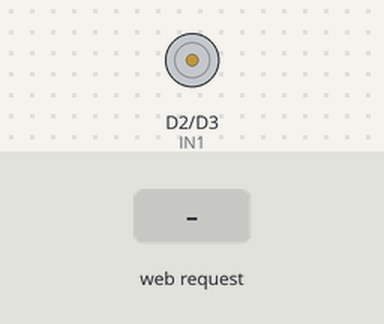
Recording of a sketch running on a simulated ESP8266 (NodeMCU). Parts: motor-driver pin pairs drawn as motors (green arrow = first pin HIGH = forward, orange = second pin HIGH = backward, longer = more drive, scaled by the enable pin). The test bench sets the inputs (shaded band). WiFi joins after 1.5 s; servers stay silent unless stated; what the sketch prints to the serial monitor is not drawn.

Above: at 0.1 s.
At 2.7 s:
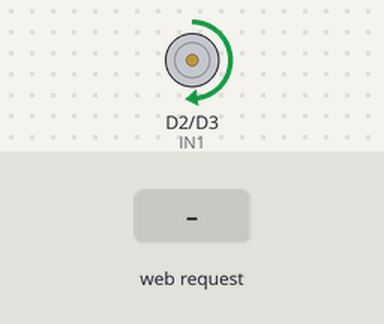
Timing chart, 0 to 1.6 s (numbered marks = the images above; inputs shaded):
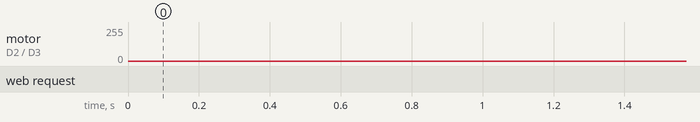

The sketch:

ESP-8266_lineSensor-DC.ino
```cpp
#include <ESP8266WiFi.h>
#include <ESP8266WebServer.h>
#include "lineSensor_DC.h"

ESP8266WebServer server(80);

int linePin = D4;

#define maxSpeed  255
#define minSpeed  0
int step = 10;
int ENA = D1;
int IN1 = D2;
int IN2 = D3;

#define TENWIFI "Huu Chin"
#define PASSWIFI "9999@9999"

void connection() {
  String s = MAIN_page;
  server.send(200, "text/html", s);
}

void setup() {
  Serial.begin(9600);
  pinMode(ENA, OUTPUT);
  pinMode(IN1, OUTPUT);
  pinMode(IN2, OUTPUT);

  WiFi.begin(TENWIFI, PASSWIFI);
  Serial.print("\n Đang thử kết nối");
  while (WiFi.status() != WL_CONNECTED) {
    delay (500);
    Serial.print(".");
  }
  Serial.print("\n Kết nối thanh công. IP address: ");
  Serial.println(WiFi.localIP());
  server.begin(); // Khởi động server.
  Serial.print("Server đã khởi động.");

  server.on("/", connection);
  server.on("/readSerial", handleReadSerial);
  server.on("/DCforward", handleDCforward);
  server.on("/DCbackward", handleDCbackward);
  server.on("/DCspeedup", handleDCspeedUp);
  server.on("/DCspeeddown", handleDCspeedDown);
  server.begin();
}

// ---------handle action------------------
void handleReadSerial() {
  // Gửi giá trị cảm biến về client
  float line = digitalRead(linePin);

  if (line == 0) {
    server.send(200, "text/plain", "Đang ở line sáng");
  }
  else {
    server.send(200, "text/plain", "Đang ở line tối");
  }
}

bool DCdirection = true;  //true: go forward
void handleDCforward() {
  DCdirection = true;
  server.send(200, "text/plain", "go forward");
}

void handleDCbackward() {
  DCdirection = false;
  server.send(200, "text/plain", "go backward");
}


bool DCspeed = true;  //true: speed up
void handleDCspeedUp() {
  DCspeed = true;
  server.send(200, "text/plain", "speedUp");
}

void handleDCspeedDown() {
  DCspeed = false;
  server.send(200, "text/plain", "speedDown");
}
// ----------------------------------------------


// -----------------action----------------------
void DCmove_forward() {
  analogWrite(ENA, maxSpeed);
  digitalWrite(IN1, HIGH);
  digitalWrite(IN2, LOW);
}

void DCmove_backward() {
  analogWrite(ENA, maxSpeed);
  digitalWrite(IN1, LOW);
  digitalWrite(IN2, HIGH);
}

void DCspeedUp() {
  for (int i = 10; i <= maxSpeed; i += step) {
    analogWrite(ENA, i);
  }
}

void DCspeedDown() {
  for (int i = maxSpeed; i >= 10; i -= step) {
    analogWrite(ENA, i);
  }
}
// ----------------------------------------------

void loop() {
  // Xử lý các yêu cầu từ client
  server.handleClient();

  if (DCdirection) DCmove_forward();
  else DCmove_backward();

  if (DCspeed) DCspeedUp();
  else DCspeedDown();
}
```

lineSensor_DC.h
```cpp
const char MAIN_page[] PROGMEM = R"=====(
<!DOCTYPE html>
<html>
  <head>
    <meta name='viewport' content='width=device-width, initial-scale=1.0'/>
    <meta charset='utf-8'>
    <style>
      html {
        font-family: Helvetica;
        display: inline-block;
        margin: 0px auto;
        text-align: center;
      }

    .button2 {
      background-color: #555555;
    }
    .btn {
      background-color: #4CAF50;
      border: none;
      color: white;
      padding: 16px 40px;
      text-decoration: none;
      font-size: 16px;
      margin: 2px;
      cursor: pointer;
    }
    .degrees-input {
      width: 60px;
      height: 30px;
      font-size: 20px;
      text-align: center;
    }
    </style>
    <title>Cảm biến ánh sáng và DC motor</title>
  </head>
  <body>
    <h1><p id="serialMonitor"> None </p><h1><br>
      <div id="motor_controller">
        <p>Điều khuyển động cơ DC</p>
        <button class="btn btn-forward" onclick="goForward()">Tới</button>
        <button class="btn btn-backward" onclick="goBackward()">Lui</button> <br>

        <!-- <button class="btn btn-speedup" onclick="goSpeedUp()">Tăng tốc</button>
        <button class="btn btn-speeddown" onclick="goSpeedDown()">Giảm tốc</button> <br> -->
      </div>

    <script>
      window.onload = function() {
        readSerial();
      };

      function readSerial() {
        var serialMonitor = document.getElementById('serialMonitor');
        var xhttp = new XMLHttpRequest();
        xhttp.onreadystatechange = function() {
          if (this.readyState == 4 && this.status == 200) {
            serialMonitor.innerHTML = this.responseText;
            setTimeout(readSerial, 500);
          }
        };
        xhttp.open('GET', '/readSerial', true);
        xhttp.send();
      }


      function goForward() {
        var xhttp = new XMLHttpRequest();
        xhttp.onreadystatechange = function() {
          if (this.readyState == 4 && this.status == 200) {
            if (this.responseText == 'go forward') {
              console.log('OK');
              document.querySelector(".btn-forward").classList.add("button2");
              document.querySelector(".btn-backward").classList.remove("button2");
            } else {
              console.log('Error');
            }
          }
        };
        xhttp.open('GET', '/DCforward', true);
        xhttp.send();
      }

      function goBackward() {
        var xhttp = new XMLHttpRequest();
        xhttp.onreadystatechange = function() {
          if (this.readyState == 4 && this.status == 200) {
            if (this.responseText == 'go backward') {
              console.log('OK');
              document.querySelector(".btn-backward").classList.add("button2");
              document.querySelector(".btn-forward").classList.remove("button2");
            } else {
              console.log('Error');
            }
          }
        };
        xhttp.open('GET', '/DCbackward', true);
        xhttp.send();
      }

      function goSpeedUp() {
        var xhttp = new XMLHttpRequest();
        xhttp.onreadystatechange = function() {
          if (this.readyState == 4 && this.status == 200) {
            if (this.responseText == 'speedUp') {
              console.log('OK');
              document.querySelector(".btn-speedup").classList.add("button2");
              document.querySelector(".btn-speeddown").classList.remove("button2");
            } else {
              console.log('Error');
            }
          }
        };
        xhttp.open('GET', '/DCspeedup', true);
        xhttp.send();
      }

      function goSpeedDown() {
        var xhttp = new XMLHttpRequest();
        xhttp.onreadystatechange = function() {
          if (this.readyState == 4 && this.status == 200) {
            if (this.responseText == 'speedDown') {
              console.log('OK');
              document.querySelector(".btn-speeddown").classList.add("button2");
              document.querySelector(".btn-speedup").classList.remove("button2");
            } else {
              console.log('Error');
            }
          }
        };
        xhttp.open('GET', '/DCspeeddown', true);
        xhttp.send();
      }
    </script>
  </body>
</html>
)=====";
```
